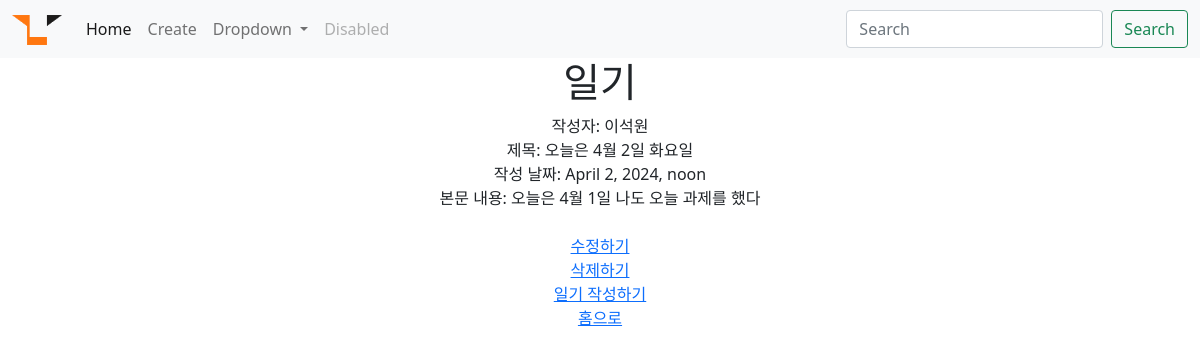
The page /diary/detail/2 on the database its author committed.
### diary/models.py (models this page shows, shortened)
class Diary(models.Model):
    title = models.CharField(max_length=50)
    writer = models.CharField(max_length=20)
    pub_update = models.DateTimeField()
    body = models.TextField()

### diary/views.py (the view)
# urls.py: path('detail/<str:id>',detail, name="detail"), #view의 id 변수 이름 동일하게 !!!
def detail(request, id):
    diary_detail = get_object_or_404(Diary, pk = id)
    return render(request , "detail.html", {'diary_detail' : diary_detail} )

### diary/templates/detail.html
{% extends 'base.html' %}
{% block content %}
<h1>일기</h1>
<div>
    작성자: {{diary_detail.writer}}
    <br>
     제목: {{diary_detail.title}}
    <br>
    작성 날짜: {{diary_detail.pub_update}}
    <br>
    본문 내용: {{diary_detail.body}}
</div>
<br>
<a href="{% url 'update' diary_detail.id %}">수정하기</a>
<br>
<a href="{% url 'delete' diary_detail.id %}">삭제하기</a>
<br>
<a href="{% url 'create' %}">일기 작성하기</a>
<br>
<a href="{% url 'home' %}">홈으로</a>
{% endblock %}

### second/templates/base.html (style rules this page uses)
body { text-align: center; }

### rows shown on the page
Diary: writer "이석원", title "오늘은 4월 2일 화요일", pub_update "April 2, 2024, noon", body "오늘은 4월 1일 나도 오늘 과제를 했다"
